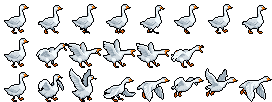
#> input picture tools/art/source/goose/goose_before.png, 272 x 102 px
$ python fix_goose_fly.py
#> lines starting #> are read from the running program, lines starting #| are printed output that depends on the picture; after the words box and inside, x2 and y2 are one past the last pixel; in counts of white or black regions, pixels touching at a corner belong together
#!/usr/bin/env python3
"""fix_goose_fly.py: hand fix of the goose's fly row (row 3 of riverwalk/art/goose.png, 34 x 34 cells), 6 Nov fix round
1 of art/cp-critters-06nov (review art/gen/reviews/cp_critters.md: shading FAIL, the fly row rough). No automated
clean pass (BIBLE 3): every edit is named here, every changed pixel recorded in art/source/goose/edits.json.
The walk and hiss rows are not touched.
  1. cell 4 (the take-off's third frame, a squashed, lumpy down-stroke) := cell 5 (the clean wings-down glide), so the
     take-off reads 2 wings open, 3 wings up, 4 wings down (critters.lua gooseFrame plays 2 3 4, then loops 5-8).
  2. cell 6 (the loop's lumpy wings-flat frame) := cell 7 (wings up): the loop is down, up, up, down.
  3. the two flagged blotches by hand, each patch to the one colour all round it: cell 2 (x 43-47, y 86-88) and
     cell 3 (x 84-85, y 76-79), wing shading specks inside the wing's mid grey.
  4. (round 2) cell 2: the far wing that hung down beside the neck like a second neck (x 23-29, rows 12-22 of the
     cell) taken off; the neck keeps its right ink (x 22 on rows 12-13, x 23 on 14-16), the body its own edge; what
     shows is the near wing opening behind the back, the take-off into cell 3's wings up.
  5. (round 2) cells 2 and 3: the black stub off the beak (x 25-28 of the beak row and one pixel under it) taken out;
     the beak is a 2 x 2 orange tip closed with the ink, like the walk frames.
  7. (night 6 Nov, cp fix round 1) cell 5: the wings-level stroke (the wings under the belly off, one wing level along
     the back), so the loop is down, level, up, up, down instead of down, down, up, up, down.
  6. (night 6 Nov, cp track) cell 1 (the stand before take-off): the 2 px blotch asset_qa flags (x 9-10, y 90) to its ring.
Run from the repo root on the original (art/source/goose/goose_before.png is kept): python3 tools/fix_goose_fly.py"""
import json, os, shutil
import numpy as np
from PIL import Image

F, SRC = 'riverwalk/art/goose.png', 'art/source/goose/'
os.makedirs(SRC, exist_ok=True)
if not os.path.exists(SRC + 'goose_before.png'): shutil.copy(F, SRC + 'goose_before.png')
before = np.array(Image.open(SRC + 'goose_before.png').convert('RGBA'))
#> before is the input picture: shape (102, 272, 4); mean R, G, B, A 40.5, 41.1, 41.4, 73
a = before.copy()
C, ROW = 34, 2
cell = lambda i: (slice(ROW * C, ROW * C + C), slice((i - 1) * C, i * C))
a[cell(4)] = before[cell(5)]
a[cell(6)] = before[cell(7)]
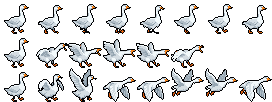
#> a: shape (102, 272, 4); mean R, G, B, A 41.2, 41.8, 42.2, 74.1; transparent parts drawn white
PATCHES = [[(43, 86), (44, 86), (43, 87), (44, 87), (45, 87), (46, 87), (44, 88), (45, 88), (46, 88), (47, 88)],
           [(84, 76), (85, 77)], [(84, 79), (85, 79)],
           [(9, 90), (10, 90)]]                             # (night 6 Nov, cp) 6. cell 1's 2 px blotch in the body (asset_qa)
for patch in PATCHES:                                       # each patch to the colour of the pixels all round it
    ring = [tuple(before[y + dy, x + dx]) for x, y in patch for dy, dx in ((0, 1), (1, 0), (0, -1), (-1, 0))
            if (x + dx, y + dy) not in patch and before[y + dy, x + dx, 3]]
    vals, cnt = np.unique(np.array(ring), axis=0, return_counts=True)
    for x, y in patch: a[y, x] = vals[cnt.argmax()]
#> this loop made 4 passes
#> (vals, cnt) on passes 1 to 4: ([[3, 3, 5, 255], [151, 167, 179, 255]], [3, 13]), ([[3, 3, 5, 255], [151, 167, 179, 255]], [1, 7]), ([[127, 145, 159, 255], [151, 167, 179, 255]], [1, 5]), ([[177, 190, 199, 255], [213, 222, 227, 255]], [5, 1])
#> a: shape (102, 272, 4); 0.06% of pixels changed, all inside (x1, y1, x2, y2) = (9, 76, 86, 91)
INK, ORANGE = before[68 + 6, 34 + 21].copy(), before[68 + 8, 34 + 24].copy()     # cell 2's neck ink, beak orange
#> INK = [3, 3, 5, 255]; ORANGE = [248, 137, 30, 255]
def cpx(c, x, y): return 68 + y, (c - 1) * 34 + x
# 4. cell 2: the hanging far wing
for y, edge in ((12, 22), (13, 22), (14, 23), (15, 23), (16, 23)):
    for x in range(edge + 1, 31): a[cpx(2, x, y)] = 0
#> a: shape (102, 272, 4); mean R, G, B, A 41.1, 41.7, 42.1, 73.9
for y in range(17, 23):
    x = 20
    while a[cpx(2, x, y)][3]: x += 1                          # the body's own run from the neck
    for x2 in range(x, 34): a[cpx(2, x2, y)] = 0
#> a: shape (102, 272, 4); mean R, G, B, A 41, 41.6, 42, 73.7
# 5. the beak stubs: cell 2 beak rows 8-9, cell 3 beak rows 9-10 (the tip at x 24-25, the ink at x 26)
for c, r in ((2, 8), (3, 9)):
    for y in (r, r + 1):
        a[cpx(c, 24, y)] = ORANGE; a[cpx(c, 25, y)] = ORANGE; a[cpx(c, 26, y)] = INK
        for x in range(27, 30): a[cpx(c, x, y)] = 0
    for x in range(24, 27):
        a[cpx(c, x, r - 1)] = INK if not a[cpx(c, x, r - 1)][3] or x >= 25 else a[cpx(c, x, r - 1)]
        a[cpx(c, x, r + 2)] = INK
    for x in range(27, 30): a[cpx(c, x, r + 2)] = 0
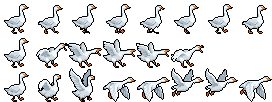
#> a: shape (102, 272, 4); mean R, G, B, A 41.1, 41.6, 42, 73.7; transparent parts drawn white
# 7. (night 6 Nov, cp fix round 1; review cp_goose_fly: "frames 4 and 5 are near twins") cell 5 becomes the wings-level
#    stroke between the down (cell 4) and up (cells 6-7) frames: from cell 5's glide, the two wings hanging under the
#    belly (rows 22 and down) are taken off, the feet tucked under the tail as in cell 6, the belly closed with the ink;
#    the near wing is laid level along the back, seen edge-on: a band over the back (rows 11-13, x 7-19) in the
#    wing's own greys (lit top, mid, the dark primaries at its back end), closed with the ink.
def P(x, y): return 68 + y, 4 * 34 + x                       # cell 5, x and y in the cell
INK5 = INK
#> INK5 = [3, 3, 5, 255]
G = {k: before[68 + y, 4 * 34 + x].copy() for k, (x, y) in {'1': (2, 19), '2': (3, 19), '3': (12, 14), '7': (8, 15)}.items()}
#> G = {'1': [177, 190, 199, 255], '2': [213, 222, 227, 255], '3': [242, 248, 251, 255], '7': [177, 190, 199, 255]}
for y in range(22, 34):
    for x in range(0, 34): a[P(x, y)] = 0
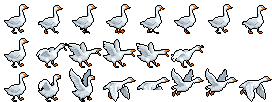
#> a: shape (102, 272, 4); 0.59% of pixels changed, all inside (x1, y1, x2, y2) = (142, 90, 164, 102); transparent parts drawn white
for y in range(23, 29):                                         # the feet tucked under the tail, as in cell 6 (1 row up)
    for x in range(0, 12):
        q = before[68 + y, 5 * 34 + x]
        if q[3]: a[P(x, y - 1)] = q
#> a: shape (102, 272, 4); 0.13% of pixels changed, all inside (x1, y1, x2, y2) = (140, 90, 148, 96)
for x in range(1, 23):                                          # the belly's ink under the last body pixel
    ys = [y for y in range(10, 22) if a[P(x, y)][3]]
    if ys and not (a[P(x, ys[-1])][:3] == INK5[:3]).all():
        a[P(x, ys[-1] + 1)] = INK5
#> this loop made 22 passes
#> ys on passes 1 to 12: [19, 20, 21], [18, 19, 20, 21], [17, 18, 19, 20, 21], [17, 18, 19, 20], [16, 17, 18, 19, 20], [15, 16, 17, 18, 19, 20, 21], [14, 15, 16, 17, 18, 19, 20, 21], [14, 15, 16, 17, 18, 19, 20, 21], [13, 14, 15, 16, 17, 18, 19, 20, 21], [13, 14, 15, 16, 17, 18, 19, 20, 21], [13, 14, 15, 16, 17, 18, 19, 20, 21], [13, 14, 15, 16, 17, 18, 19, 20, 21]
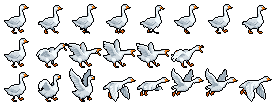
#> a: shape (102, 272, 4); mean R, G, B, A 40.3, 40.8, 41.2, 72.6; transparent parts drawn white
# (polish, review c06cfb6: "spread the near wing flat") the level wing is spread out flat: 5 rows from the shoulder
# (x 20) back past the rump to its tip (x 2), the lit leading edge on top, the coverts, the dark primaries at the back
# end in a 3-step tip; the outline is closed by the next step
BAND = {10: (9, 18, None), 11: (6, 19, '3'), 12: (4, 20, '2'), 13: (2, 20, '2'), 14: (2, 12, '1')}
for y, (x0, x1, c) in BAND.items():
    for x in range(x0, x1 + 1):
        edge = c is None or x == x1 or (x == x0 and y < 14)
        prim = x <= x0 + 4 and y >= 12                               # the primaries
        a[P(x, y)] = INK5 if edge else (G['7'] if prim else G[c])
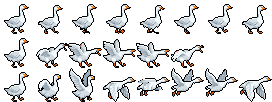
#> a: shape (102, 272, 4); 0.25% of pixels changed, all inside (x1, y1, x2, y2) = (138, 78, 157, 83); transparent parts drawn white
for _ in range(1):                                              # the ink closed round every edge of the new cell 5
    add = []
    for y in range(34):
        for x in range(34):
            if a[P(x, y)][3]: continue
            for dx, dy in ((1, 0), (-1, 0), (0, 1), (0, -1)):
                if 0 <= x + dx < 34 and 0 <= y + dy < 34:
                    q = a[P(x + dx, y + dy)]
                    if q[3] and not (q[:3] == INK[:3]).all(): add.append((x, y)); break
    for x, y in add: a[P(x, y)] = INK
#> a: shape (102, 272, 4); 0.05% of pixels changed, all inside (x1, y1, x2, y2) = (137, 78, 162, 97)
Image.fromarray(a).save(F)
px = [[int(x), int(y), '#%02x%02x%02x%02x' % tuple(int(v) for v in a[y, x])] for y, x in zip(*np.nonzero((a != before).any(-1)))]
#> px = 1014 items, first 6: [173, 68, '#030305ff'], [172, 69, '#030305ff'], [173, 69, '#f2f8fbff'], [174, 69, '#030305ff'], [190, 69, '#030305ff'], [191, 69, '#030305ff']
json.dump({'asset': 'goose', 'base': SRC + 'goose_before.png (the file as on preview/05nov-night)',
           'method': 'tools/fix_goose_fly.py: fly row cell 4 := cell 5, cell 6 := cell 7, two blotches to their ring colour',
           'changed': len(px), 'pixels': px}, open(SRC + 'edits.json', 'w'))
print('goose fly row fixed:', len(px), 'pixels changed')
#| goose fly row fixed: 1014 pixels changed
